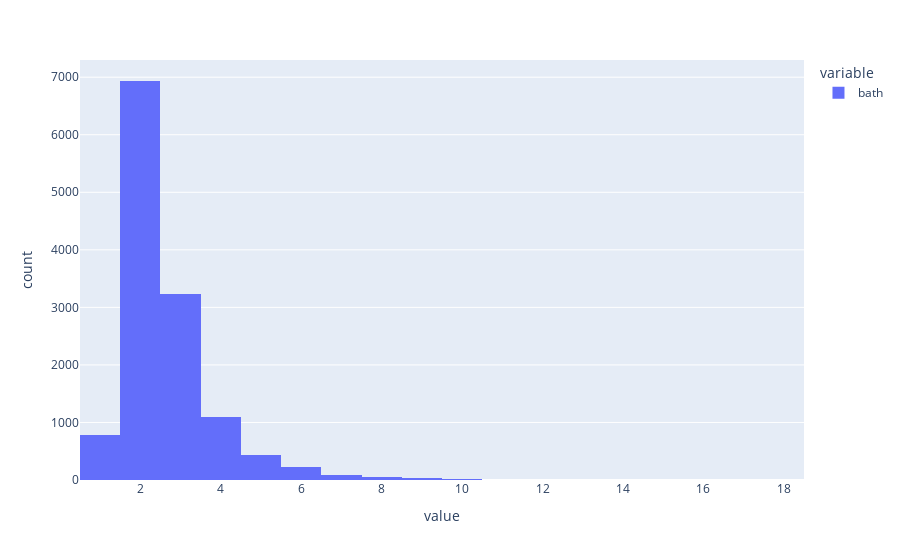

The cell this chart's notebook holds for it:
### Code cell
px.histogram(df['bath'])

### Figure 1 — Plotly figure (JSON) as saved in the notebook; plotly's stock layout.template omitted (floating-point values rounded to 4 significant figures; data arrays with more than 128 entries replaced by an {"elided": "..."} marker saying what was removed)
{"data": [{"alignmentgroup": "True", "bingroup": "x", "hovertemplate": "variable=bath<br>value=%{x}<br>count=%{y}<extra></extra>", "legendgroup": "bath", "marker": {"color": "#636efa", "pattern": {"shape": ""}}, "name": "bath", "offsetgroup": "bath", "orientation": "v", "showlegend": true, "type": "histogram", "x": {"elided": "12874 int values"}, "xaxis": "x", "yaxis": "y"}], "layout": {"barmode": "relative", "legend": {"title": {"text": "variable"}, "tracegroupgap": 0}, "margin": {"t": 60}, "xaxis": {"anchor": "y", "domain": [0, 1], "title": {"text": "value"}}, "yaxis": {"anchor": "x", "domain": [0, 1], "title": {"text": "count"}}}}
